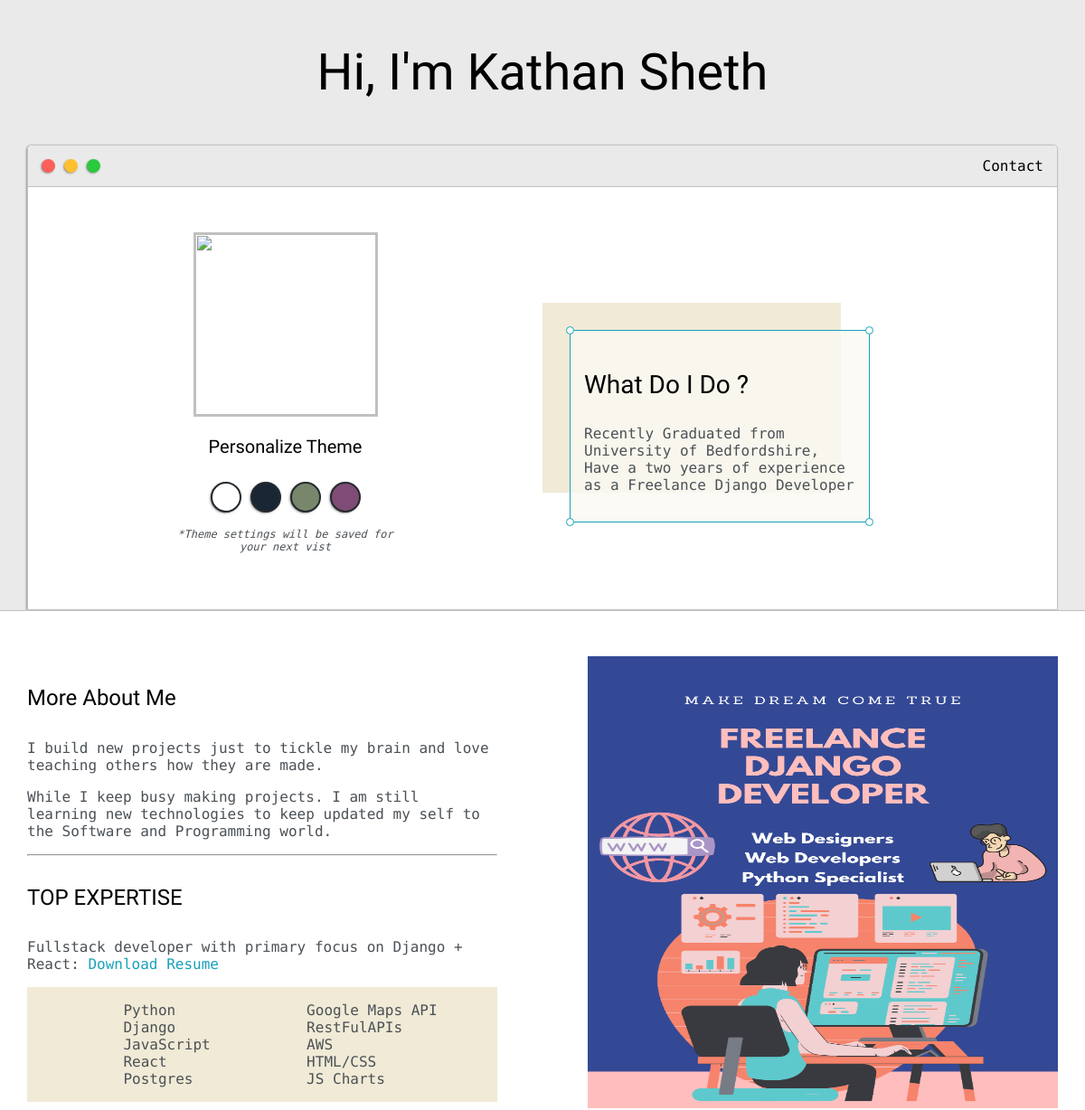
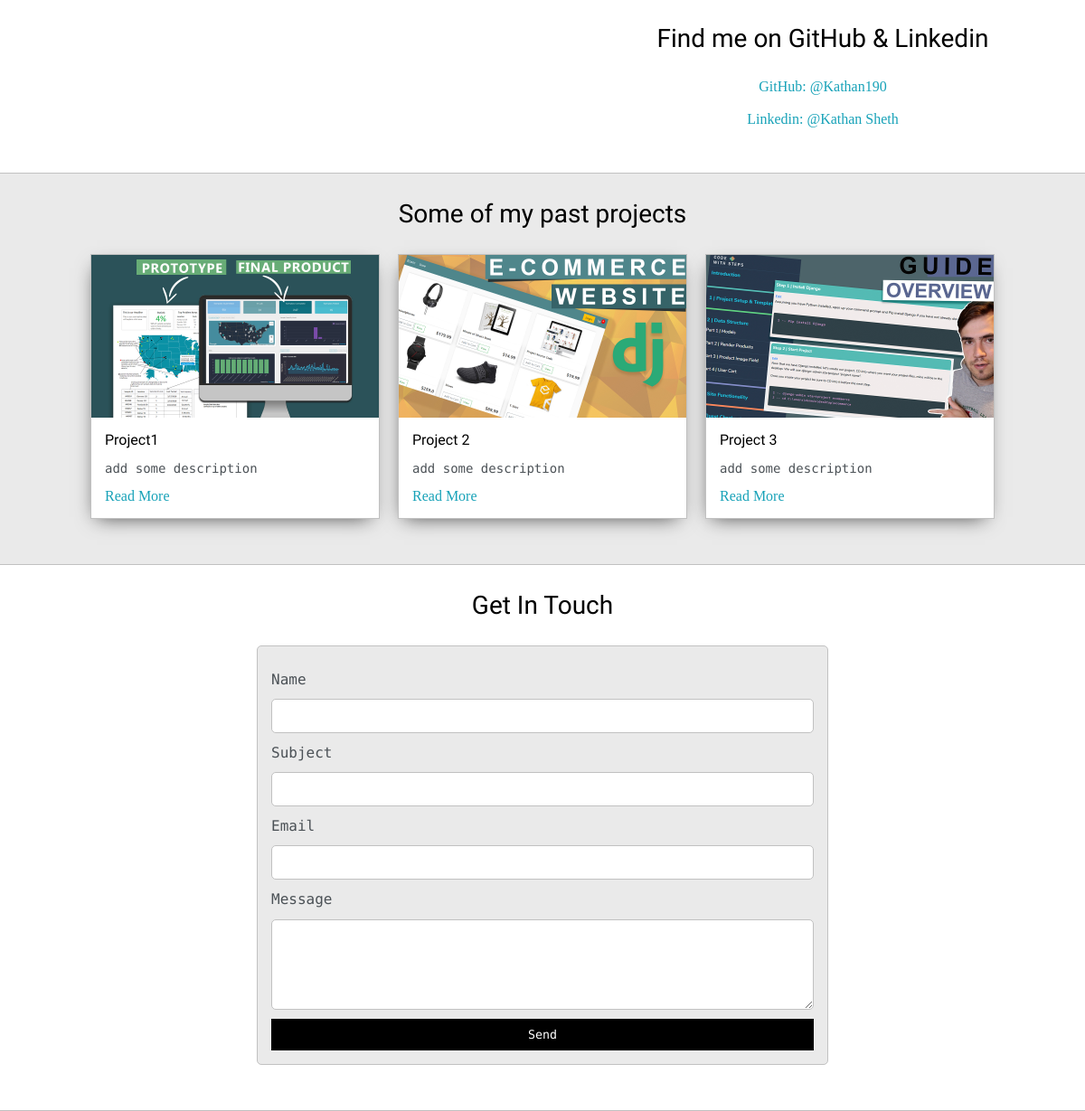
The page / on the database its author committed (2 pictures, top to bottom).
### Home/models.py (models this page shows, shortened)
class Introduction(models.Model):
    sno = models.AutoField(primary_key=True)
    title = models.CharField(max_length=250)
    description = models.CharField(max_length=500)

class Description(models.Model):
    sno = models.AutoField(primary_key=True)
    title = models.CharField(max_length=250)
    about1 = models.CharField(max_length=500)
    about2 = models.CharField(max_length=500)

class Skill(models.Model):
    sno = models.AutoField(primary_key=True)
    skill1 = models.CharField(max_length=250)
    skill2 = models.CharField(max_length=250)
    skill3 = models.CharField(max_length=250)
    skill4 = models.CharField(max_length=250)
    skill5 = models.CharField(max_length=250)
    skill6 = models.CharField(max_length=250)
    skill7 = models.CharField(max_length=250)
    skill8 = models.CharField(max_length=250)
    skill9 = models.CharField(max_length=250)
    skill10 = models.CharField(max_length=250)

class Project1(models.Model):
    sno = models.AutoField(primary_key=True)
    title = models.CharField(max_length=250)
    description = models.CharField(max_length=500)

class Project2(models.Model):
    sno = models.AutoField(primary_key=True)
    title = models.CharField(max_length=250)
    description = models.CharField(max_length=500)

class Project3(models.Model):
    sno = models.AutoField(primary_key=True)
    title = models.CharField(max_length=250)
    description = models.CharField(max_length=500)

### Home/views.py (the view, shortened to what this page needs)
# urls.py: path('', views.index, name="index"),
def index(request):
    allIntro = Introduction.objects.all()
    allDescription = Description.objects.all()
    allSkill = Skill.objects.all()
    allProject1 = Project1.objects.all()
    allProject2 = Project2.objects.all()
    allProject3 = Project3.objects.all()
    context = {'allIntro':allIntro, 'allDescription':allDescription, 'allSkill':allSkill, 'allProject1':allProject1, 'allProject2':allProject2, 'allProject3':allProject3}
    return render(request, 'index.html', context)

### Home/templates/index.html (shortened to what this page needs)
{% load static %}
<html>
<head>
	<link rel="stylesheet" type="text/css" href="{% static 'default.css' %}">
	<link id="theme-style" rel="stylesheet" type="text/css" href="">
</head>
<body>
	<section class="s1">
		<div class="main-container">
			<div class="greeting-wrapper">
				<h1>Hi, I'm Kathan Sheth</h1>
			</div>
			<div class="intro-wrapper">
				<div class="nav-wrapper">
					<a href="index.html">
						<div class="dots-wrapper">
							<div id="dot-1" class="browser-dot"></div>
							<div id="dot-2" class="browser-dot"></div>
							<div id="dot-3" class="browser-dot"></div>
						</div>
					</a>
					<ul id="navigation">
						<li><a href="index.html#contact">Contact</a></li>
					</ul>
				</div>
				<div class="left-column">
					<img id="profile_pic" src="{% static 'images/profile.jpeg' %}">
					<h5 style="text-align: center;line-height: 0;">Personalize Theme</h5>
					<div id="theme-options-wrapper">
						<div data-mode="light" id="light-mode" class="theme-dot"></div>
						<div data-mode="blue" id="blue-mode" class="theme-dot"></div>
						<div data-mode="green" id="green-mode" class="theme-dot"></div>
						<div data-mode="purple" id="purple-mode" class="theme-dot"></div>
					</div>
					<p id="settings-note">*Theme settings will be saved for<br>your next vist</p>
				</div>
				<div class="right-column">
					<div id="preview-shadow">
						{% for intro in allIntro %}
						<div id="preview">
							<div id="corner-tl" class="corner"></div>
							<div id="corner-tr" class="corner"></div>
							<h3>{{intro.title}}</h3>
							<p>{{intro.description}}</p>
							<div id="corner-br" class="corner"></div>
							<div id="corner-bl" class="corner"></div>
						</div>
						{% endfor %}
					</div>
				</div>
			</div>
		</div>
	</section>
	<section class="s2">
		<div class="main-container">
			<div class="about-wrapper">
				{% for description in allDescription %}
				<div class="about-me">
					<h4>{{description.title}}</h4>
					<p>{{description.about1}}</p>
					<p>{{description.about2}}</p>
				{% endfor %}
					<hr>
					<h4>TOP EXPERTISE</h4>
					<p>Fullstack developer with primary focus on Django + React: <a target="_blank" href="resume.pdf">Download Resume</a></p>
					{% for skill in allSkill %}
					<div id="skills">
						<ul>
							<li>{{skill.skill1}}</li>
							<li>{{skill.skill2}}</li>
							<li>{{skill.skill3}}</li>
							<li>{{skill.skill4}}</li>
							<li>{{skill.skill5}}</li>
						</ul>
						<ul>
							<li>{{skill.skill6}}</li>
							<li>{{skill.skill7}}</li>
							<li>{{skill.skill8}}</li>
							<li>{{skill.skill9}}</li>
							<li>{{skill.skill10}}</li>
						</ul>
					</div>
					{% endfor %}
				</div>
				<div class="social-links">
					<img id="social_img" src="{% static 'images/poster.png' %}" width="500" height="500">
					<h3>Find me on GitHub & Linkedin</h3>
					<a target="_blank" href="https://github.com/Kathan190">GitHub: @Kathan190</a>
					<br>
					<a target="_blank" href="https://www.linkedin.com/in/kathan-sheth-531095184?lipi=urn%3Ali%3Apage%3Ad_flagship3_profile_view_base_contact_details%3B9GWDA4BWTmykgyy%2Bh3nVmQ%3D%3D">Linkedin: @Kathan Sheth</a>
				</div>
			</div>
		</div>
	</section>
	<section class="s1">
		<div class="main-container">
			<h3 style="text-align: center;">Some of my past projects</h3>
			<div class="post-wrapper">
				{% for project1 in allProject1 %}
				<div>
					<div class="post">
						<img class="thumbnail" src="images/dash.jpg">
						<div class="post-preview">
							<h6 class="post-title">{{project1.title}}</h6>
							<p class="post-intro">{{project1.description}}</p>
							<a href="post">Read More</a>
						</div>
					</div>
				</div>
				{% endfor %}
				{% for project2 in allProject2 %}
				<div>
					<div class="post">
						<img class="thumbnail" src="images/ecom.jpg">
						<div class="post-preview">
							<h6 class="post-title">{{project2.title}}</h6>
							<p class="post-intro">{{project2.description}}</p>
							<a href="post.html">Read More</a>
						</div>
					</div>
				</div>
				{% endfor %}
				{% for project3 in allProject3 %}
				<div>
					<div class="post">
						<img class="thumbnail" src="images/membership site.jpg">
						<div class="post-preview">
							<h6 class="post-title">{{project3.title}}</h6>
							<p class="post-intro">{{project3.description}}</p>
							<a href="post.html">Read More</a>
						</div>
					</div>
				</div>
				{% endfor %}
			</div>
		</div>
	</section>
	<section class="s2">
		<div class="main-container">
			<h3 style="text-align: center;">Get In Touch</h3>
			<form id="contact-form" method="post" action="/">
				<label>Name</label>
				<input class="input-field" type="text" name="name">
				<label>Subject</label>
				<input class="input-field" type="text" name="subject">
				<label>Email</label>
				<input class="input-field" type="text" name="email">
				<label>Message</label>
				<textarea class="input-field" name="message"></textarea>
				<input id="submit-btn" type="submit" value="Send">
			</form>
		</div>
	</section>
</body>
</html>

### rows shown on the page
Introduction: title "What Do I Do ?", description "Recently Graduated from University of Bedfordshire, Have a two years of experience as a Freelance Django Developer"
Description: title "More About Me", about1 "I build new projects just to tickle my brain and love teaching others how they are made.", about2 "While I keep busy making projects. I am still learning new technologies to keep updated my self to the Software and Programming world."
Skill: skill1 "Python", skill2 "Django", skill3 "JavaScript", skill4 "React", skill5 "Postgres", skill6 "Google Maps API", skill7 "RestFulAPIs", skill8 "AWS", skill9 "HTML/CSS", skill10 "JS Charts"
Project1: title "Project1", description "add some description"
Project2: title "Project 2", description "add some description"
Project3: title "Project 3", description "add some description"
